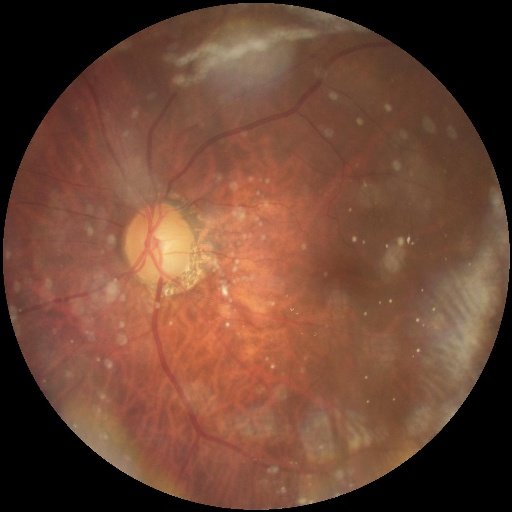
#> input picture Fundus Images/glaucoma_167_left.jpg, 512 x 512 px, found by its file name
$ jupyter execute fundus-detect.ipynb
#> lines starting #> are read from the running program, lines starting #| are printed output that depends on the picture; after the words box and inside, x2 and y2 are one past the last pixel; in counts of white or black regions, pixels touching at a corner belong together
[cell 1]
import cv2
import numpy as np
from matplotlib import pyplot as plt
path = 'Selected_Funduses/jpg/glaucoma_167_left.jpg'
width = 512
height = 512

[cell 2]
fundus = cv2.imread(path)
#> fundus is the input picture: shape (512, 512, 3); mean B, G, R 52.7, 70.2, 109.2
fundus = cv2.resize(fundus,(width,height), interpolation = cv2.INTER_CUBIC)

### Get Region of Interest

[cell 3]
# Split fundus image into channels
blue, green, red = cv2.split(fundus)
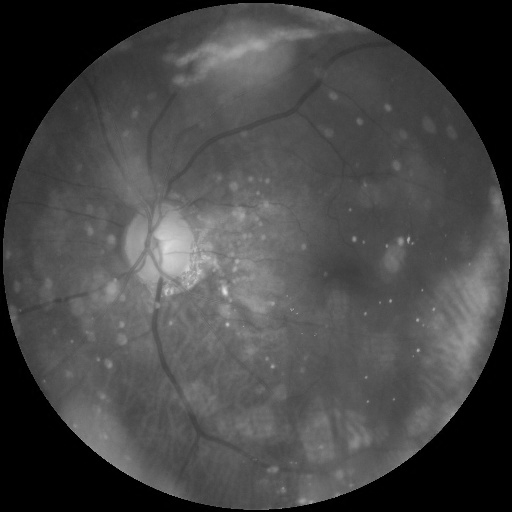
#> green: shape (512, 512); min 0, max 225, mean 70.2
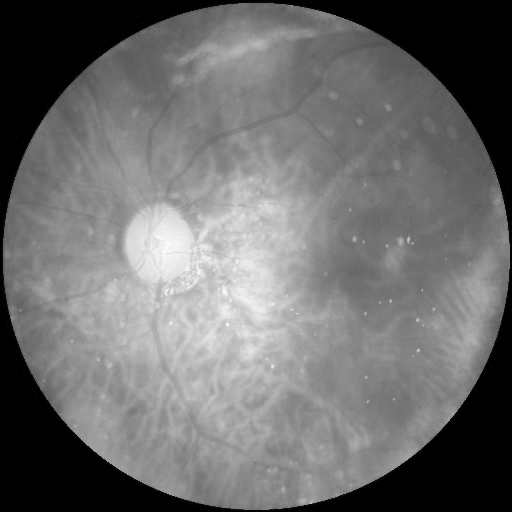
#> red: shape (512, 512); min 0, max 255, mean 109.2

# Print channel infos
print('Blue Channel:')
print('Minimum Pixel Value: '+ str(blue.min()))
#| Minimum Pixel Value: 0
print('Maximum Pixel Value: '+ str(blue.max()))
#| Maximum Pixel Value: 178
print('Shape: ',blue.shape)
#| Shape:  (512, 512)

print('\nGreen Channel:')
print('Minimum Pixel Value: '+ str(green.min()))
#| Minimum Pixel Value: 0
print('Maximum Pixel Value: '+ str(green.max()))
#| Maximum Pixel Value: 225
print('Shape: ',green.shape)
#| Shape:  (512, 512)

print('\nRed Channel:')
print('Minimum Pixel Value: '+ str(red.min()))
#| Minimum Pixel Value: 0
print('Maximum Pixel Value: '+ str(red.max()))
#| Maximum Pixel Value: 255
print('Shape: ',red.shape)
#| Shape:  (512, 512)

# Show channel images
fig, axs = plt.subplots(1,3)
axs[0].imshow(blue, cmap='gray', vmin=0, vmax=255)
axs[0].set_title("Blue")
axs[1].imshow(green, cmap='gray', vmin=0, vmax=255)
axs[1].set_title("Green")
axs[2].imshow(red, cmap='gray', vmin=0, vmax=255)
axs[2].set_title("Red")
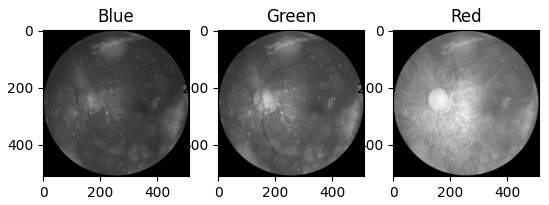
#> figure drawn by matplotlib, 3 panels

[cell 4]
# Channel selection
selected_channel = green

# Apply Gaussian blur
blurred = cv2.GaussianBlur(selected_channel,(15,15),0)

# Show blurred image
fig, axs = plt.subplots(1,2)
axs[0].imshow(selected_channel, cmap='gray', vmin=0, vmax=255)
axs[0].set_title("Green Channel")
axs[1].imshow(blurred, cmap='gray', vmin=0, vmax=255)
axs[1].set_title("Gaussian Blurred")

[cell 5]
# Get elliptical kernel
kernel = cv2.getStructuringElement(cv2.MORPH_ELLIPSE,(15,15))
opening = cv2.morphologyEx(blurred, cv2.MORPH_OPEN, kernel)

# Show the image that applied morphological opening and its original
fig, axs = plt.subplots(1,2)
axs[0].imshow(blurred, cmap='gray', vmin=0, vmax=255)
axs[0].set_title("Blurred")
axs[1].imshow(opening, cmap='gray', vmin=0, vmax=255)
axs[1].set_title("Opening")

[cell 6]
# Minimum and maximum values and their indexes
(minVal, maxVal, minLoc, maxLoc) = cv2.minMaxLoc(opening)
#> minVal = 0; maxVal = 193; minLoc = (0, 0); maxLoc = (170, 237)
frame_Val = 100

# Define region of interest
x0 = int(maxLoc[0]) - frame_Val
#> x0 = 70
y0 = int(maxLoc[1]) - frame_Val
#> y0 = 137
x1 = int(maxLoc[0]) + frame_Val
#> x1 = 270
y1 = int(maxLoc[1]) + frame_Val
#> y1 = 337

roi = fundus[y0:y1,x0:x1]
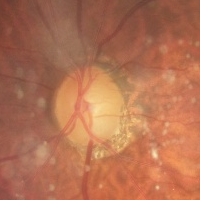
#> roi: shape (200, 200, 3); mean B, G, R 82.5, 112.6, 178

# Show the original image and its region of interest
fig, axs = plt.subplots(1,2)
axs[0].imshow(selected_channel, cmap='gray', vmin=0, vmax=255)
axs[0].set_title("Green Channel")
axs[1].imshow(roi, vmin=0, vmax=255)
axs[1].set_title("ROI (RGB)")
#> figure, not shown here; B, G, R data is drawn as R, G, B

### Preprocess

[cell 7]
blue_roi, green_roi, red_roi = cv2.split(roi)
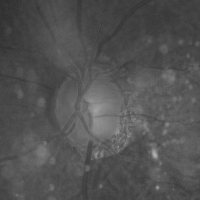
#> blue_roi: shape (200, 200); min 47, max 178, mean 82.5
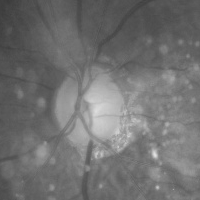
#> green_roi: shape (200, 200); min 59, max 225, mean 112.6

fig, axs = plt.subplots(1, 3)
axs[0].imshow(blue_roi, cmap='gray', vmin=0, vmax=255)
axs[0].set_title("Blue")
axs[1].imshow(green_roi, cmap='gray', vmin=0, vmax=255)
axs[1].set_title("Green")
axs[2].imshow(red_roi, cmap='gray', vmin=0, vmax=255)
axs[2].set_title("Red")

[cell 8]
# Channel selection
selected_channel = red_roi

# Apply Gaussian blur
blurred_roi = cv2.GaussianBlur(selected_channel, (5,5), 0)

fig, axs = plt.subplots(1, 2)
axs[0].imshow(red_roi, cmap='gray', vmin=0, vmax=255)
axs[0].set_title("Red Channel")
axs[1].imshow(blurred_roi, cmap='gray', vmin=0, vmax=255)
axs[1].set_title("Blurred")

[cell 9]
added = cv2.addWeighted(red_roi, 1.5, blurred_roi, -0.5, 0, red_roi)

fig, axs = plt.subplots(1, 2)
axs[0].imshow(red_roi, cmap='gray', vmin=0, vmax=255)
axs[0].set_title("Red Channel")
axs[1].imshow(added, cmap='gray', vmin=0, vmax=255)
axs[1].set_title("Added")

[cell 10]
# Get elliptical kernel
kernel = cv2.getStructuringElement(cv2.MORPH_ELLIPSE,(15,15))
closing = cv2.morphologyEx(added, cv2.MORPH_CLOSE, kernel)
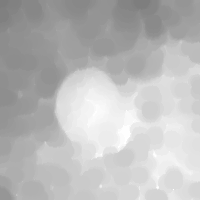
#> closing: shape (200, 200); min 125, max 255, mean 186.8

# Show the image that applied morphological closing and its original
fig, axs = plt.subplots(1,2)
axs[0].imshow(added, cmap='gray', vmin=0, vmax=255)
axs[0].set_title("Added")
axs[1].imshow(closing, cmap='gray', vmin=0, vmax=255)
axs[1].set_title("Closing")

[cell 11]
hist_equalized = cv2.equalizeHist(closing)
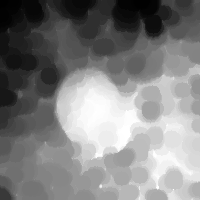
#> hist_equalized: shape (200, 200); min 0, max 255, mean 129

# Show the image that applied histogram equalization and its original
fig, axs = plt.subplots(1,2)
axs[0].imshow(closing, cmap='gray', vmin=0, vmax=255)
axs[0].set_title("Closing")
axs[1].imshow(hist_equalized, cmap='gray', vmin=0, vmax=255)
axs[1].set_title("Histogram Equalized")
#| Minimum Pixel Value: 0
#| Maximum Pixel Value: 255
#| Shape:  (200, 200)

### Segmentation

[cell 12]
def canny(img,sigma):
#> called with sigma = 0.3
	v = np.mean(img)
#> v = 129
	sigma = sigma
	lower = int(max(0, (1.0 - sigma) * v))
#> lower = 90
	upper = int(min(255, (1.0 + sigma) * v))
#> upper = 167
	edged = cv2.Canny(img, lower, upper)
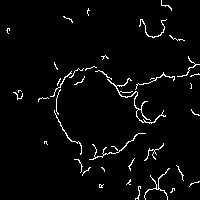
#> edged: shape (200, 200); 3.1% white in thin lines or dots
	return edged,lower,upper

[cell 13]
# Preprocess complete
preprocessed_roi = hist_equalized

# Print infos of the preprocessing
print('Preprocessed:')
print('Minimum Pixel Value: '+ str(preprocessed_roi.min()))
print('Maximum Pixel Value: '+ str(preprocessed_roi.max()))
print('Shape: ',preprocessed_roi.shape)

# Apply Canny edge detection algorithm
# Sigma value is 0.22 that obtained empirically
[edged,lower,upper] = canny(preprocessed_roi,0.3)
#> lower = 90; upper = 167

kernel = np.ones((3,3),np.uint8)
dilated = cv2.dilate(edged,kernel,iterations=3)
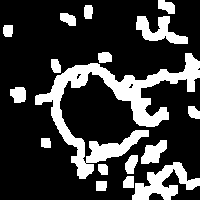
#> dilated: shape (200, 200); 22.9% white; 17 white regions, largest, box (x1, y1, x2, y2) and area: (35, 53, 200, 179) 5123, (132, 162, 200, 200) 1184, (136, 16, 188, 44) 728

# Show detected edges and its dilation
fig, axs = plt.subplots(1,2)
axs[0].imshow(edged, cmap='gray', vmin=0, vmax=255)
axs[0].set_title("Edged")
axs[1].imshow(dilated, cmap='gray', vmin=0, vmax=255)
axs[1].set_title("Dilated")

### OPENCV

[cell 14]
# Use the Hough transform to detect circles in the image
circles = cv2.HoughCircles(dilated, cv2.HOUGH_GRADIENT, 1, 20, param1=50, param2=30, minRadius=0, maxRadius=0)
#> circles = [[104.5, 104.5, 44.1]]

# If circles are detected, draw them on the original image
if circles is not None:
    circles = np.round(circles[0, :]).astype("int")
#> circles = [[104, 104, 44]]
    for (x, y, r) in circles:
        cv2.circle(selected_channel, (x, y), r, (0, 255, 0), 2)
#> this loop made 1 pass

# Display the result
plt.figure()
plt.imshow(selected_channel, cmap='gray', vmin=0, vmax=255)

$ run again, with Fundus Images/glaucoma_1210_left.jpg copied over Fundus Images/glaucoma_167_left.jpg
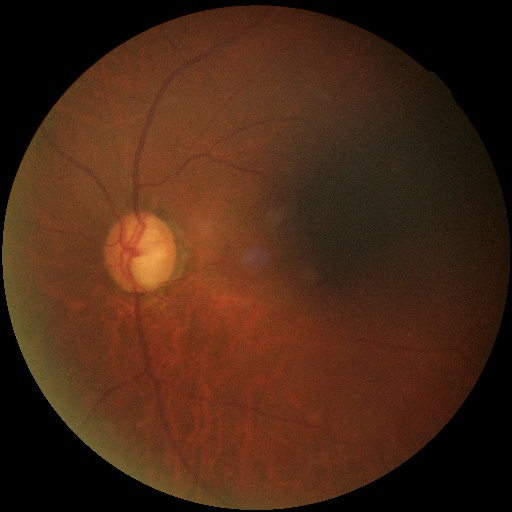
#> input picture Fundus Images/glaucoma_1210_left.jpg, 512 x 512 px, found by its file name
#> fundus is the input picture: shape (512, 512, 3); mean B, G, R 21.3, 39.5, 71.7
#| Minimum Pixel Value: 0
#| Maximum Pixel Value: 90
#| Shape:  (512, 512)
#| Minimum Pixel Value: 0
#| Maximum Pixel Value: 164
#| Shape:  (512, 512)
#| Minimum Pixel Value: 0
#| Maximum Pixel Value: 239
#| Shape:  (512, 512)
#> minVal = 0; maxVal = 145; minLoc = (0, 0); maxLoc = (149, 256)
#> x0 = 49
#> y0 = 156
#> x1 = 249
#> y1 = 356
#| Minimum Pixel Value: 0
#| Maximum Pixel Value: 255
#| Shape:  (200, 200)
#> v = 129.6
#> in canny, `lower = int(max(0, (1.0 - sigma) * v))`: lower = 90
#> in canny, `upper = int(min(255, (1.0 + sigma) * v))`: upper = 168
#> in canny, `edged = cv2.Canny(img, lower, upper)`:
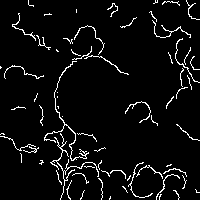
#> edged: shape (200, 200); 5.2% white in thin lines or dots
#> `[edged,lower,upper] = canny(preprocessed_roi,0.3)`: lower = 90; upper = 168
#> `dilated = cv2.dilate(edged,kernel,iterations=3)`:
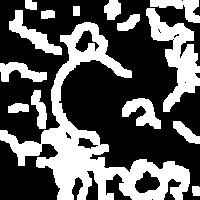
#> dilated: shape (200, 200); 36.4% white; 15 white regions, largest, box (x1, y1, x2, y2) and area: (0, 22, 190, 200) 8178, (146, 8, 200, 112) 2237, (9, 10, 62, 55) 753
#> circles = None
